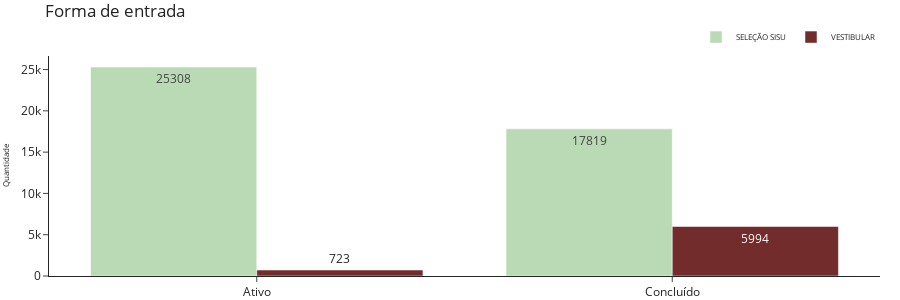

Notebook source saved alongside this figure:
### Code cell
FormaDeEntradaPlot(data).show()

### Figure 1 — Plotly figure (JSON) as saved in the notebook; plotly's stock layout.template omitted (floating-point values rounded to 4 significant figures)
{"data": [{"customdata": [["SELEÇÃO SISU", "SELEÇÃO SISU"]], "hovertemplate": "<b>Status:%{x} - %{meta[0]}<b><br>Quantidade:%{y}<br><extra></extra>", "marker": {"color": "#bad9b5"}, "meta": ["SELEÇÃO SISU"], "name": "SELEÇÃO SISU", "text": [25308, 17819], "textposition": "auto", "type": "bar", "x": ["Ativo", "Concluído"], "y": [25308, 17819]}, {"customdata": [["VESTIBULAR", "VESTIBULAR"]], "hovertemplate": "<b>Status:%{x} - %{meta[0]}<b><br>Quantidade:%{y}<br><extra></extra>", "marker": {"color": "#732c2c"}, "meta": ["VESTIBULAR"], "name": "VESTIBULAR", "text": [723, 5994], "textposition": "auto", "type": "bar", "x": ["Ativo", "Concluído"], "y": [723, 5994]}], "layout": {"dragmode": false, "height": 300, "hovermode": "x unified", "legend": {"font": {"size": 8}, "orientation": "h", "x": 1, "xanchor": "right", "y": 1.02, "yanchor": "bottom"}, "margin": {"b": 10, "l": 0, "r": 20, "t": 0}, "title": {"automargin": true, "text": "Forma de entrada"}, "yaxis": {"title": {"font": {"size": 8}, "text": "Quantidade"}}}}
